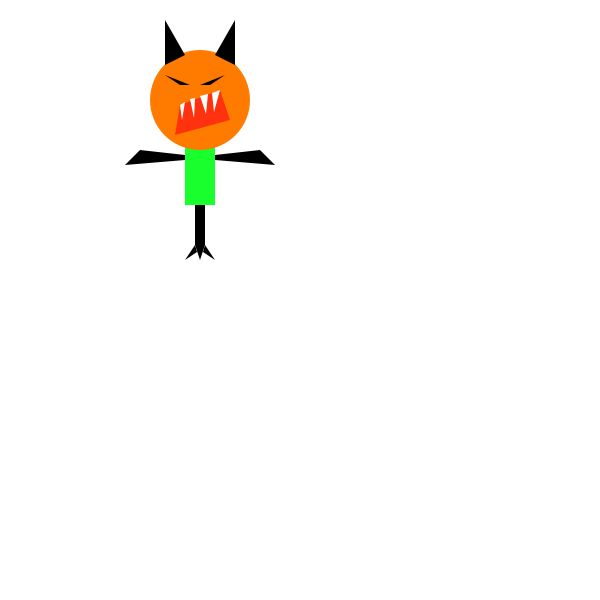
Frame 1 (no input)
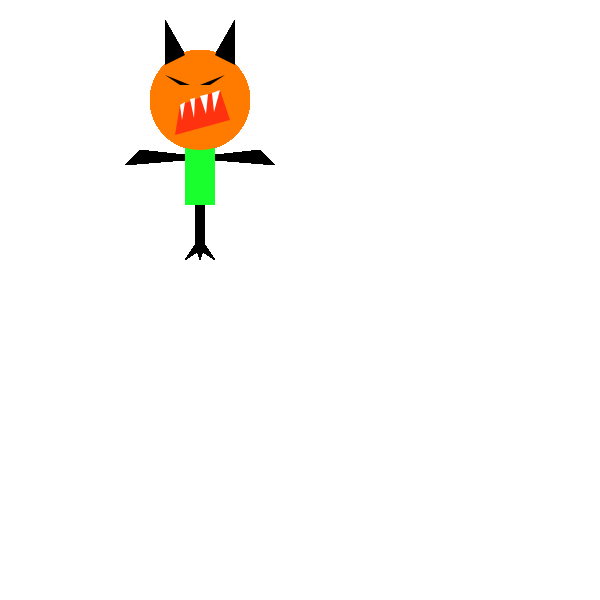
Frame 60 (the mouse pressed at the canvas centre just before this capture)
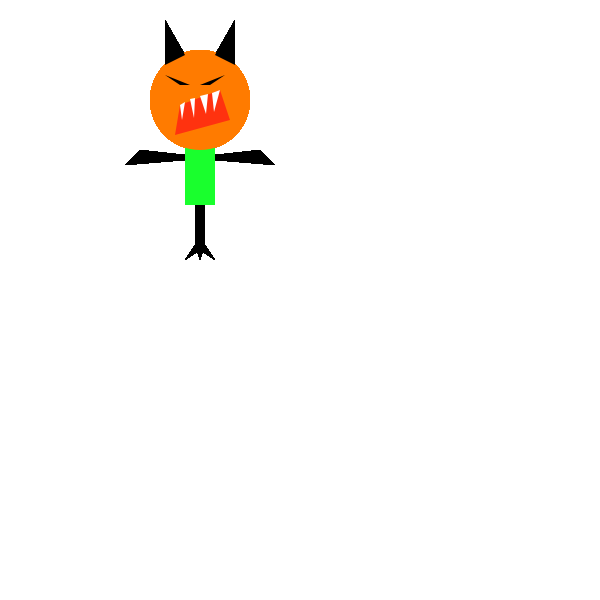
Frame 120 (the mouse held since frame 60 and released just before this capture)

The Processing sketch that drew these frames (run headless with seeded random() and noise(); from frame 60 on, the mouse is pressed at the canvas centre):

// Processing sketch: exercise1
// ── exercise1.pde
void setup() {
size(600, 600);
background(255);
}

void draw() {
  
  noStroke();
  
  //upper body
  fill(25,255,45);
  rect(185,145,30,60);
  
  //head
  fill(255,123,0);
  ellipse(200,100,100,100);
  
  //ears
  fill(0);
  triangle(165,65, 165,20, 185,55);
  triangle(235,65, 235,20, 215,55);
  
  //leg
  rect(195, 205, 10, 40);
  
  //foot
  triangle(195, 245, 205, 245, 200, 260);
  triangle(195, 245, 197, 252, 185, 260);
  triangle(205, 245, 203, 252, 215, 260);
  
  /*trial body looks like table
  //lower body
  fill(0, 203, 255);
  ellipse(200, 200, 300, 50);
  
  //legs
  rect(50, 197, 15, 70);
  rect(335, 197, 15, 70);
  rect(150, 222, 20, 45);
  rect(240, 222, 20, 45);
  */
  
  //arms
  quad(140,150, 185,155, 185,160, 125,165);
  quad(260,150, 215,155, 215,160, 275,165);
  //rect(215, 150, 60, 10);
  
  //mouth
  fill(255,50,15);
  quad(175,135, 180,105, 220, 90, 230,120);
  
  //teeth
  fill(255);
  triangle(180,105, 182,120, 185,102);
  triangle(190,99, 194,118, 195,98);
  triangle(200,96, 206,114, 208,94);
  triangle(212,93, 214,112, 220,90);
  
  //eye slits
  fill(0);
  triangle(165,75, 190, 85, 180, 85);
  triangle(225,75, 200,85, 210,85);
  
}
